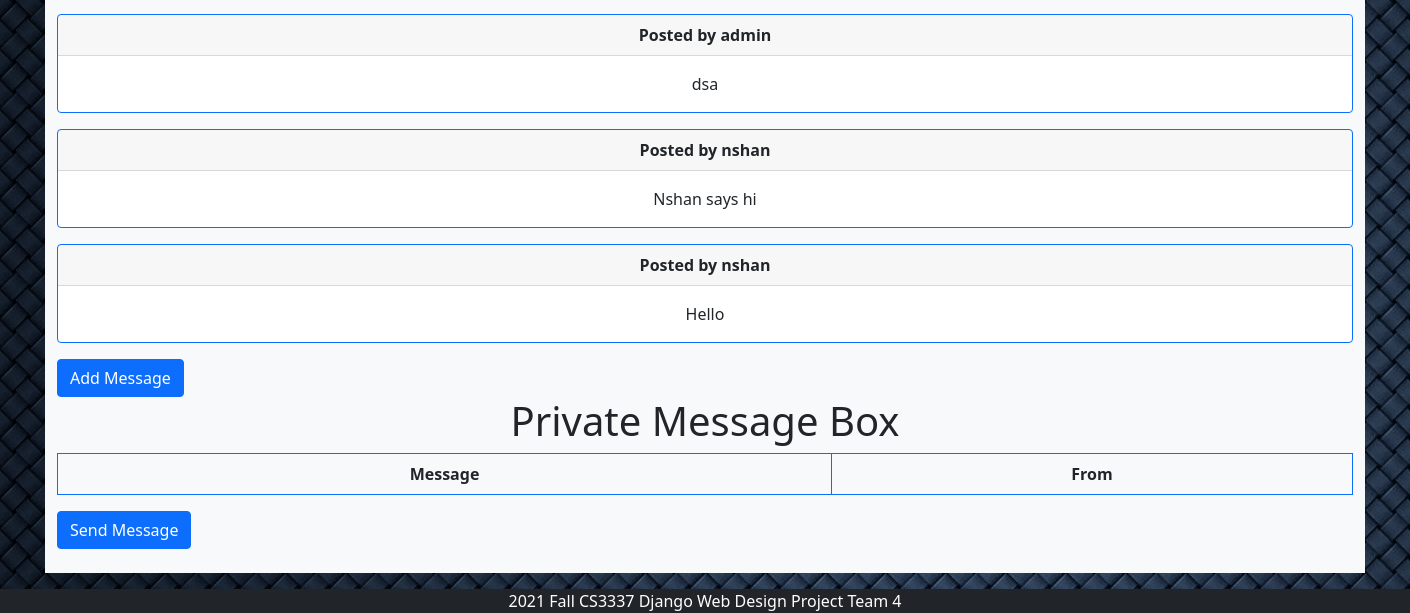
The app's page /messagebox (lower part), older data.
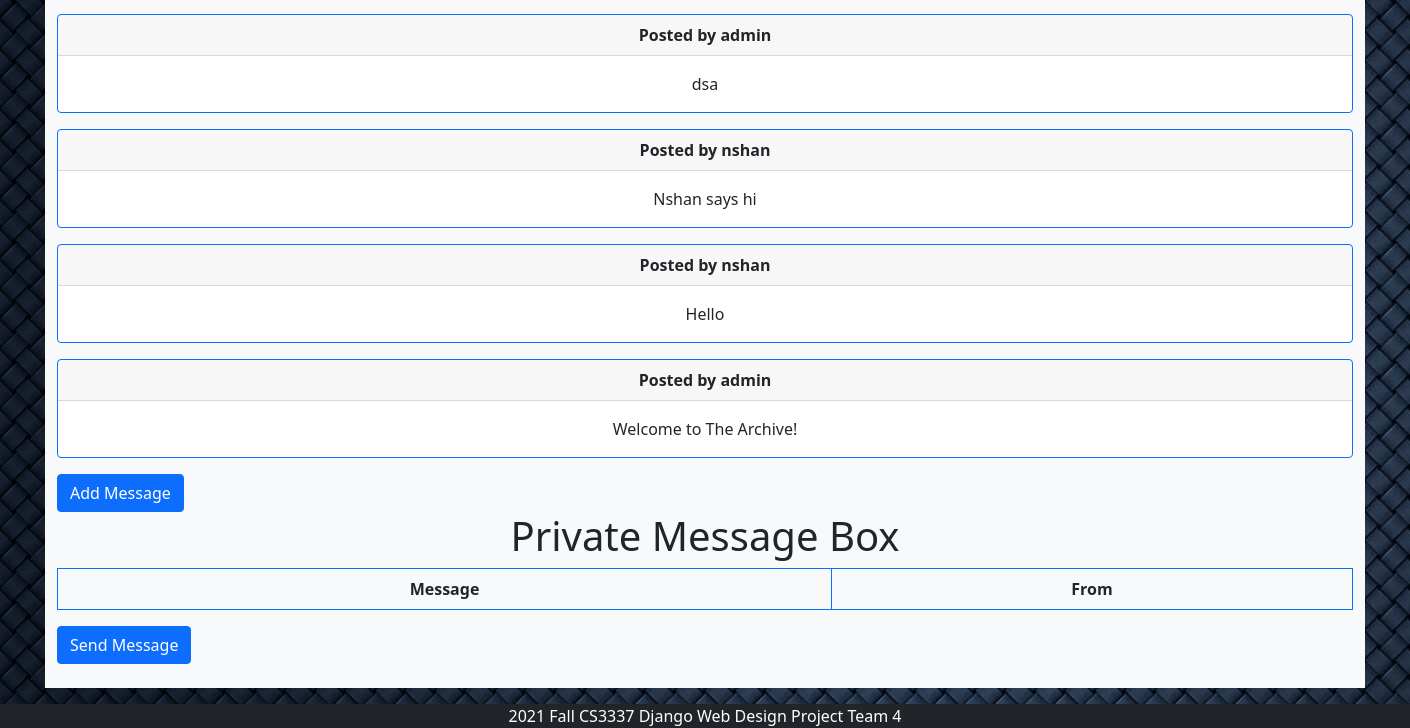
The same page, newer data.
### bookMng/models.py (models this page shows, shortened)
class Messages(models.Model):
    message = models.CharField(max_length=200)
    username = models.ForeignKey(User, blank=True, null=True, on_delete=models.CASCADE)

### bookMng/views.py (the view)
# urls.py: path('messagebox', views.messagebox, name='messagebox'),
def messagebox(request):
    messages = Messages.objects.all()
    imessages = IndivMessages.objects.filter(receiver=request.user)
    books = Book.objects.all()
    return render(request,
                  'bookMng/messagebox.html',
                  {
                      'item_list': MainMenu.objects.all(),
                      'messages': messages,
                      'books': books,
                      'imessages': imessages,
                  })

### bookEx/templates/bookMng/messagebox.html (shortened to what this page needs)
{% extends "base.html" %}
{% load static %}
{% block content %}
      {% for message in messages %}
<div class="card text-center mb-3 border-primary">
    <div class="card-header">
        <b>Posted by {{ message.username }}</b>
    </div>
    <div class="card-body">
        <p class="card-text"> {{ message.message }}</p>
    </div>
</div>
      {% endfor %}
<a class="btn btn-primary" href="book_message" role="button">Add Message</a>
<h1 align="center"> Private Message Box </h1>
  <table class="table table-bordered border-primary">
          <thead>
        <tr align="center">
            <th scope="col">Message</th>
            <th scope="col">From</th>
        </tr>
    </thead>
  </table>
<a class="btn btn-primary" href="book_imessage" role="button">Send Message</a>
<br>
<br>
{% endblock content %}

Row changes from the older to the newer data that the page shows:
added Messages: username "admin", message "Welcome to The Archive!"
